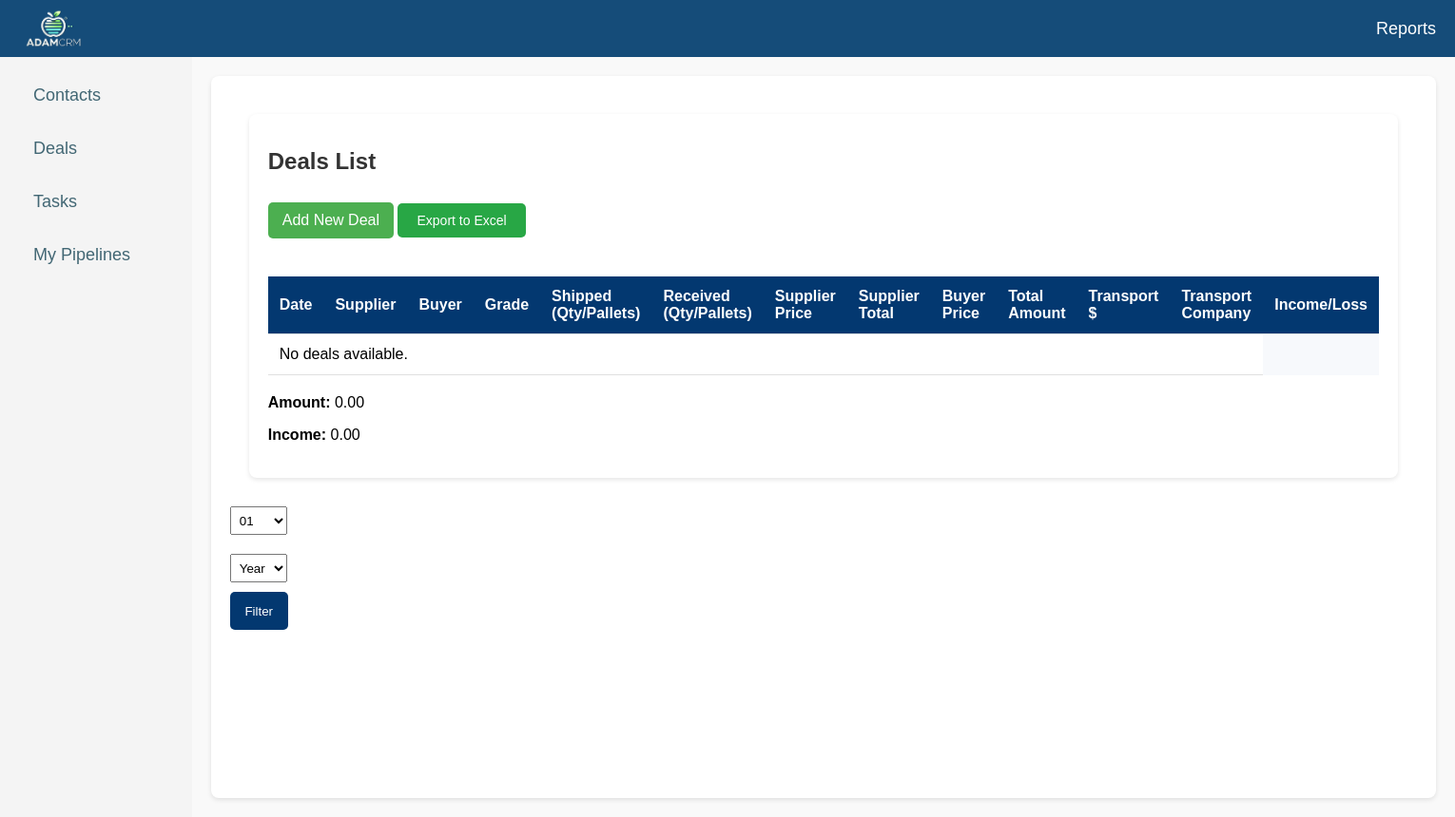
The app's page /deals/, older data.
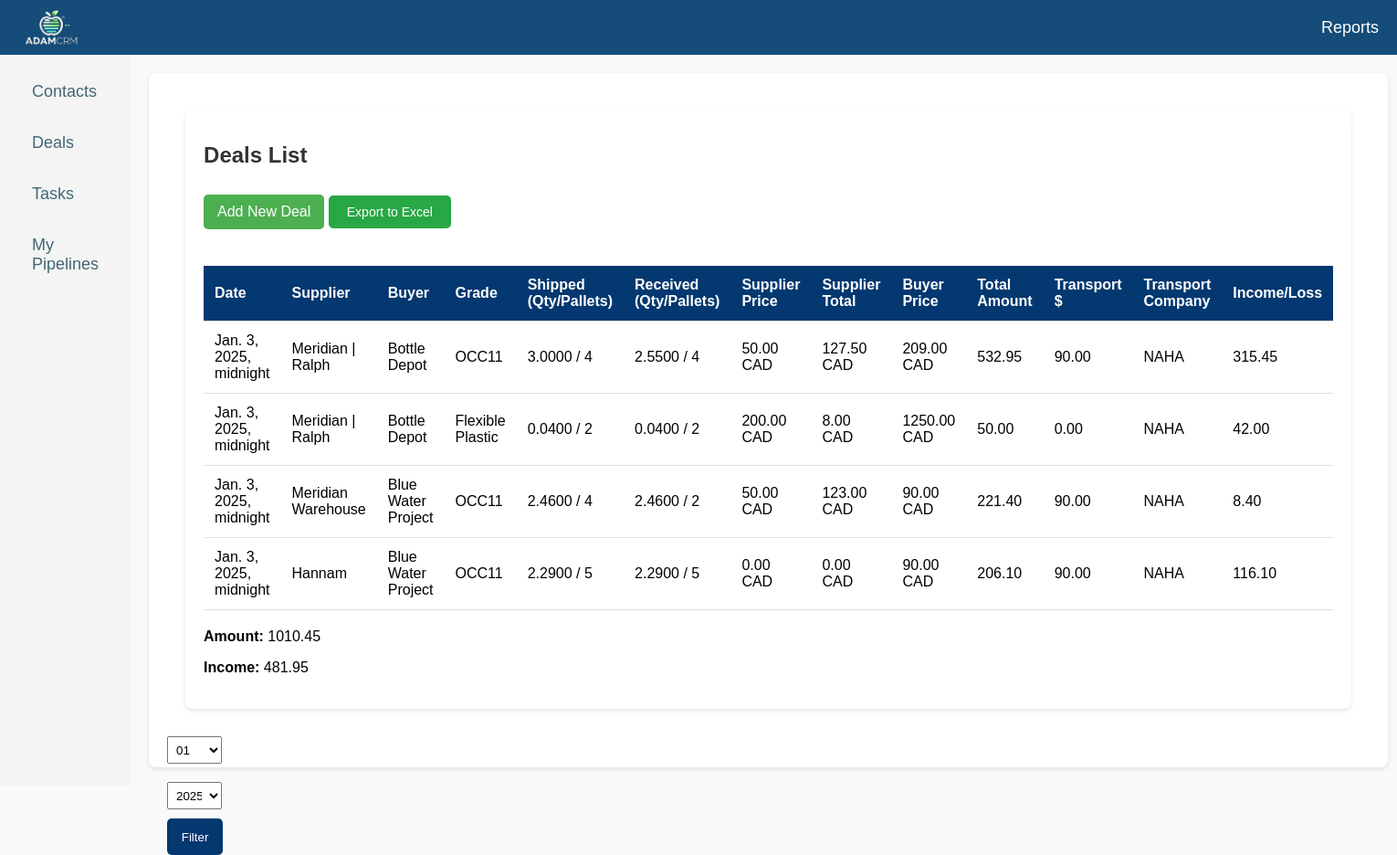
The same page, newer data.
### crm/models.py (models this page shows, shortened)
class Deals(models.Model):
    date = models.DateTimeField(default=timezone.now)  # Дата сделки
    supplier = models.ForeignKey(Company, on_delete=models.CASCADE, related_name='deals_as_supplier')
    buyer = models.ForeignKey(Company, on_delete=models.CASCADE, related_name='deals_as_buyer', null=True, blank=True)
    grade = models.CharField(max_length=50, default='A')  # Класс материала (по умолчанию 'A')
    shipped_quantity = models.DecimalField(max_digits=10, decimal_places=4, null=True, blank=True, default=0)  # Отправленный объем (тонны, паллеты и т.д.)
    shipped_pallets = models.PositiveIntegerField(default=0)  # Количество паллет (по умолчанию 0)
    scale_ticket = models.CharField(max_length=50, blank=True, null=True)  # Номер талона на весы (может быть пустым)
    received_quantity = models.DecimalField(max_digits=10, decimal_places=4, null=True, blank=True, default=0)  # Принятый объем (по умолчанию 0)
    received_pallets = models.IntegerField(default=0)  # Количество паллет, принятых (по умолчанию 0)
    supplier_price = models.DecimalField(max_digits=10, decimal_places=2, blank=True, null=True)  # Цена поставщика (может быть пустым)
    supplier_currency = models.CharField(max_length=10, default="CAD")  # Валюта поставщика (по умолчанию "CAD")
    supplier_total = models.DecimalField(max_digits=10, decimal_places=2, blank=True, null=True)  # Сумма поставщика (может быть пустым)
    buyer_price = models.DecimalField(max_digits=10, decimal_places=2)  # Цена покупателя
    buyer_currency = models.CharField(max_length=10, default="CAD")  # Валюта покупателя (по умолчанию "CAD")
    total_amount = models.DecimalField(max_digits=10, decimal_places=2,default=0)  # Итоговая сумма сделки
    invoice_number = models.CharField(max_length=50, blank=True, null=True)  # Номер счета (может быть пустым)
    paid_date = models.DateField(blank=True, null=True)  # Дата оплаты (может быть пустым)
    transport_cost = models.DecimalField(max_digits=10, decimal_places=2,default=0)  # Стоимость транспорта
    transport_company = models.CharField(max_length=255, blank=True, null=True)  # Название транспортной компании (может быть пустым)
    total_income_loss = models.DecimalField(max_digits=10, decimal_places=2,default=0)  # Общий доход/убыток

class Company(models.Model):
    name = models.CharField(max_length=200, unique=True)
    unique_number = models.CharField(max_length=255, unique=True, blank=True, null=True)

### crm/views.py (the view)
# urls.py: path('deals/', views.deal_list, name='deal_list'),
def deal_list(request):
    today = datetime.today()
    current_month = today.month
    current_year = today.year
    deals = Deals.objects.all()
    suppliers = Company.objects.filter(contacts__company_type="suppliers").distinct()  # Только поставщики
    buyers = Company.objects.filter(contacts__company_type="buyers").distinct()  # Только покупатели
    month = request.GET.get('month', str(current_month).zfill(2))  # Текущий месяц по умолчанию
    year = request.GET.get('year', str(current_year))  # Текущий год по умолчанию
    if month and year:
        deals = deals.filter(date__month=int(month), date__year=int(year))
    elif month:  # Если указан только месяц
        deals = deals.filter(date__month=int(month))
    elif year:  # Если указан только год
        deals = deals.filter(date__year=int(year))
    totals = deals.aggregate(
        total_income_loss=Sum('total_income_loss'),
        total_amount=Sum('total_amount'),
    )
    years = Deals.objects.annotate(year=ExtractYear('date')).values_list('year', flat=True).distinct()
    months = range(1, 13)  # Месяцы с 1 по 12
    month_names = {
        '01': _('January'),
        '02': _('February'),
        '03': _('March'),
        '04': _('April'),
        '05': _('May'),
        '06': _('June'),
        '07': _('July'),
        '08': _('August'),
        '09': _('September'),
        '10': _('October'),
        '11': _('November'),
        '12': _('December'),
    }
    context = {
        'deals': deals,
        'suppliers': suppliers,  # Только поставщики
        'buyers': buyers,  # Только покупатели, если нужно
        'month': month,
        'year': year,
        'totals': totals,
        'years': sorted(years),  # Сортируем список лет для удобства
        'month_names': month_names,
        'months': months,  # Месяцы для выпадающего списка
    }
    return render(request, 'crm/deal_list.html', context)

### crm/templates/crm/deal_list.html (shortened to what this page needs)
{% extends 'crm/index.html' %}
{% block content %}
    <div class="content">
        <h1>Deals List</h1>
        <button id="addDealBtn" class="add-deal-btn">Add New Deal</button>
        <a href="{% url 'export_deals_to_excel' %}" class="export-btn">
            Export to Excel
        </a>
        <table id="dealTable" class="deal-table">
            <thead>
                <tr>
                    <th>Date</th>
                    <th>Supplier</th>
                    <th>Buyer</th>
                    <th>Grade</th>
                    <th>Shipped (Qty/Pallets)</th>
                    <th>Received (Qty/Pallets)</th>
                    <th>Supplier Price</th>
                    <th>Supplier Total</th>
                    <th>Buyer Price</th>
                    <th>Total Amount</th>
                    <th>Transport $</th>
                    <th>Transport Company</th>
                    <th>Income/Loss</th>
                </tr>
            </thead>
            <tbody>
                {% for deal in deals %}
                <tr class="deal-row" data-id="{{ deal.id }}">
                    <td>{{ deal.date }}</td>
                     <td>{{ deal.supplier.name }}</td>
                    <td>{{ deal.buyer.name }}</td>
                    <td>{{ deal.grade }}</td>
                    <td>{{ deal.shipped_quantity }} / {{ deal.shipped_pallets }}</td>
                    <td>{{ deal.received_quantity }} / {{ deal.received_pallets }}</td>
                    <td>{{ deal.supplier_price }} {{ deal.supplier_currency }}</td>
                    <td>{{ deal.supplier_total }} {{ deal.supplier_currency }}</td>
                    <td>{{ deal.buyer_price }} {{ deal.buyer_currency }}</td>
                    <td>{{ deal.total_amount }}</td>
                    <td>{{ deal.transport_cost }}</td>
                    <td>{{ deal.transport_company }}</td>
                    <td>{{ deal.total_income_loss }}</td>
                </tr>
                {% empty %}
                <tr><td colspan="12">No deals available.</td></tr>
                {% endfor %}
            </tbody>
        </table>
        <div style="margin-top: 20px;">
            <p><strong>Amount:</strong> {{ totals.total_amount|default:"0.00" |floatformat:2 }}</p>
            <p><strong>Income:</strong> {{ totals.total_income_loss|default:"0.00" |floatformat:2 }}</p>
        </div>
    </div>
    <div style="margin-bottom: 20px;">
        <form method="get" action="{% url 'deal_list' %}" style="display: flex; gap: 10px;">
            <select name="month" id="month" style="width: 60px; height: 30px; padding: 5px;">
                {% for m in months %}
                    {% with m|stringformat:'02d' as formatted_month %}
                        <option value="{{ formatted_month }}" {% if month == formatted_month %}selected{% endif %}>
                            {{ formatted_month }}
                        </option>
                    {% endwith %}
                {% endfor %}
            </select>
            <select name="year" id="year" style="width: 60px; height: 30px; padding: 5px;">
                <option value="" {% if not year %}selected{% endif %}>Year</option>
                    {% for y in years %}
                        {% with y|stringformat:"04d" as formatted_year %}
                            <option value="{{ formatted_year }}" {% if formatted_year == year %}selected{% endif %}>
                                {{ formatted_year }}
                            </option>
                        {% endwith %}
                {% endfor %}
            </select>
        <button type="submit" style="width: 61px; height: 40px;" class="filter-button">Filter</button>
        </form>
    </div>
{% endblock %}

### crm/templates/crm/index.html (shortened to what this page needs)
<!DOCTYPE html>
<html lang="en">
<head>
    {% load static %}
    <link rel="stylesheet" href="{% static 'crm/styles.css' %}">
</head>
<body>
    <header class="header">
        <div class="logo">
            <a href="{% url 'sales_analytics' %}">
                <img src="{% static 'crm/images/logo.png' %}" alt="Logo" class="logo-img">
            </a>
        </div>
        <nav class="nav">
            <a href="#">Reports</a>
        </nav>
    </header>
    <div class="layout">
        <nav class="sidebar">
            <ul>
                <li><a href="{% url 'contacts_list' %}">Contacts</a></li>
                <li><a href="{% url 'deal_list' %}">Deals</a></li>
                <li><a href="{% url 'task_list' %}">Tasks</a></li>
                <li><a href="{% url 'pipeline_list' %}">My Pipelines</a></li>
            </ul>
        </nav>
        <div class="content">
            {% block content %}{% endblock %}
        </div>
    </div>
</body>
</html>

### crm/static/crm/styles.css (style rules this page uses)
body { margin: 0; font-family: Arial, sans-serif; background-color: #f8f4f4; }
.header { background-color: #154c79 !important; color: white; display: flex; justify-content: space-between; align-items: center; padding: 10px 20px; }
.header .logo { font-size: 24px; font-weight: bold; }
.header .nav a { color: white; text-decoration: none; margin-left: 20px; font-size: 18px; }
.layout { display: flex; height: 100vh; }
.sidebar { background-color: #f8f4f4; color: white; width: 250px; padding: 20px 10px; }
.sidebar ul { list-style: none; padding: 0; margin: 0; }
.sidebar ul li { margin-bottom: 15px; }
.sidebar ul li a { color: #426774; text-decoration: none; font-size: 18px; display: block; padding: 10px 15px; border-radius: 5px; }
.content { flex-grow: 1; padding: 20px; background-color: white; border-radius: 8px; margin: 20px; box-shadow: 0 2px 5px rgba(0, 0, 0, 0.1); }
.logo img { max-height: 40px; width: auto; object-fit: contain; display: block; }
.add-deal-btn { background-color: #00b4d8; border: none; color: white; padding: 5px 10px; border-radius: 5px; cursor: pointer; font-size: 14px; }
.deal-table { width: 100%; border-collapse: collapse; margin-top: 20px; background-color: #f7f9fc; }
.deal-table th, .deal-table td { padding: 12px; text-align: left; border-bottom: 1px solid #e0e0e0; }
.deal-table th { background-color: #033870; color: white; font-weight: bold; }
.deal-table td { background-color: white; }
.add-deal-btn { background-color: #4CAF50; color: white; padding: 10px 15px; font-size: 16px; border: none; border-radius: 5px; cursor: pointer; margin-bottom: 20px; }
.logo-img { width: 30px; height: auto; }
.export-btn { display: inline-block; padding: 10px 20px; margin: 10px 0; background-color: #28a745; color: white; text-decoration: none; border-radius: 5px; font-size: 14px; }
.filter-button { padding: 10px; background-color: #033870; color: white; border: none; border-radius: 5px; cursor: pointer; transition: background-color 0,3s ease; }
body { font-family: Arial, sans-serif; background-color: #f9f9f9; margin: 0; padding: 0; }
.layout { display: flex; }
.sidebar { width: 200px; padding: 20px; background-color: #f4f4f4; }
.content { flex: 1; padding: 20px; }
h1 { font-size: 24px; margin-bottom: 20px; color: #333; }
form { display: flex; flex-direction: column; }
table { width: 100%; margin-top: 20px; border-collapse: collapse; }
table th, table td { padding: 12px; text-align: left; border-bottom: 1px solid #ddd; }
table th { background-color: #f1f1f1; color: #555; font-weight: bold; }

Row changes from the older to the newer data that the page shows:
added Deals: date "Jan. 3, 2025, midnight", supplier.name "Meridian | Ralph", buyer.name "Bottle Depot", grade "OCC11", shipped_quantity "3.0000", shipped_pallets "4", received_quantity "2.5500", received_pallets "4", supplier_price "50.00", supplier_currency "CAD", supplier_total "127.50", buyer_price "209.00", buyer_currency "CAD", total_amount "532.95", transport_cost "90.00", transport_company "NAHA", total_income_loss "315.45"
added Deals: date "Jan. 3, 2025, midnight", supplier.name "Meridian | Ralph", buyer.name "Bottle Depot", grade "Flexible Plastic", shipped_quantity "0.0400", shipped_pallets "2", received_quantity "0.0400", received_pallets "2", supplier_price "200.00", supplier_currency "CAD", supplier_total "8.00", buyer_price "1250.00", buyer_currency "CAD", total_amount "50.00", transport_cost "0.00", transport_company "NAHA", total_income_loss "42.00"
added Deals: date "Jan. 3, 2025, midnight", supplier.name "Meridian Warehouse", buyer.name "Blue Water Project", grade "OCC11", shipped_quantity "2.4600", shipped_pallets "4", received_quantity "2.4600", received_pallets "2", supplier_price "50.00", supplier_currency "CAD", supplier_total "123.00", buyer_price "90.00", buyer_currency "CAD", total_amount "221.40", transport_cost "90.00", transport_company "NAHA", total_income_loss "8.40"
added Deals: date "Jan. 3, 2025, midnight", supplier.name "Hannam", buyer.name "Blue Water Project", grade "OCC11", shipped_quantity "2.2900", shipped_pallets "5", received_quantity "2.2900", received_pallets "5", supplier_price "0.00", supplier_currency "CAD", supplier_total "0.00", buyer_price "90.00", buyer_currency "CAD", total_amount "206.10", transport_cost "90.00", transport_company "NAHA", total_income_loss "116.10"
Text that changed along with them:
{{ totals.total_amount|default:"0.00" |floatformat:2 }}: "0.00" → "1010.45"
{{ totals.total_income_loss|default:"0.00" |floatformat:2 }}: "0.00" → "481.95"
form field year: "Year" → "2025"
text no longer shown: "No deals available."
